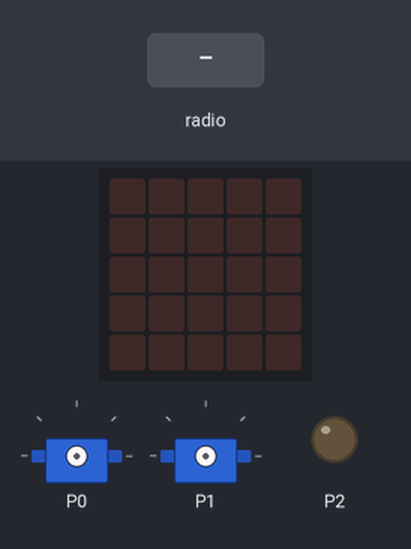
Simulated run of this program. Board: BBC micro:bit (MakeCode). Parts: the board's 5×5 LED display, 2 × servo, output pins drawn as LEDs (lit = HIGH). Inputs (shaded band) come from the test bench.

Above: at 1.2 s.
1.3 s: radio message "frem" arrives
At 2.9 s:
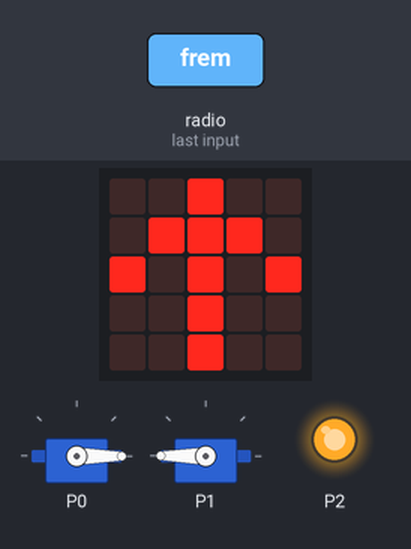
3.2 s: radio message "stopp" arrives
At 4.4 s:
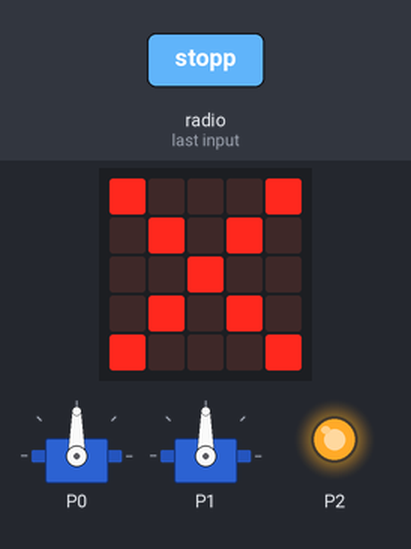
5.1 s: radio message "hoyre" arrives
At 5.8 s:
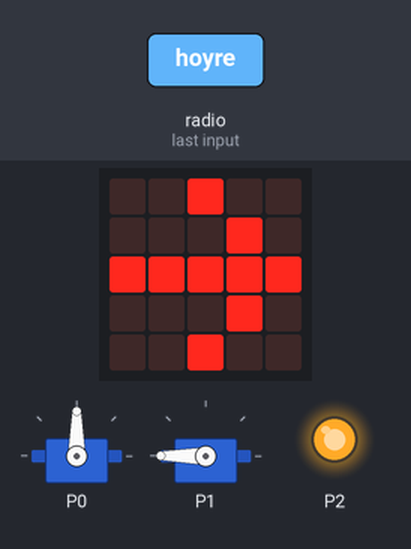
7.0 s: radio message "venstre" arrives
At 8.5 s:
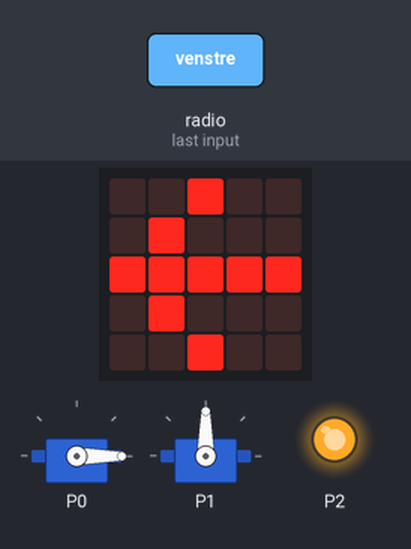
Timing chart, 0 to 9.9 s (numbered marks = the images above; inputs shaded):
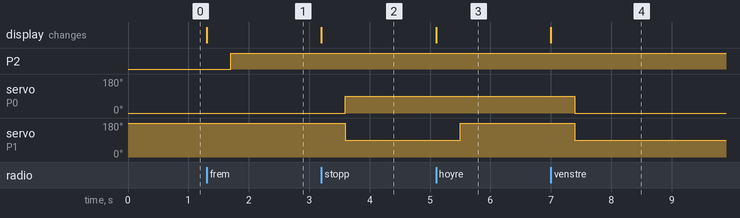

Measured:
- after the input at 1.3 s, P2: LOW → HIGH after 0.40 s; the display: changes at once (image 1)
- after the input at 3.2 s, servo on P0: 0° → 90° after 0.40 s; servo on P1: 180° → 90° after 0.40 s; the display: changes at once (image 2)
- after the input at 5.1 s, servo on P1: 90° → 180° after 0.40 s; the display: changes at once (image 3)
- after the input at 7.0 s, servo on P0: 90° → 0° after 0.40 s; servo on P1: 180° → 90° after 0.40 s; the display: changes at once (image 4)

The program:

main.ts
```typescript
radio.onReceivedString(function (receivedString) {
    if (receivedString == "frem") {
        basic.showLeds(`
            . . # . .
            . # # # .
            # . # . #
            . . # . .
            . . # . .
            `)
        pins.digitalWritePin(DigitalPin.P2, 1)
        pins.servoWritePin(AnalogPin.P0, 0)
        pins.servoWritePin(AnalogPin.P1, 180)
    } else if (receivedString == "stopp") {
        basic.showLeds(`
            # . . . #
            . # . # .
            . . # . .
            . # . # .
            # . . . #
            `)
        pins.servoWritePin(AnalogPin.P0, 90)
        pins.servoWritePin(AnalogPin.P1, 90)
    } else if (receivedString == "hoyre") {
        basic.showLeds(`
            . . # . .
            . . . # .
            # # # # #
            . . . # .
            . . # . .
            `)
        pins.servoWritePin(AnalogPin.P0, 90)
        pins.servoWritePin(AnalogPin.P1, 180)
    } else if (receivedString == "venstre") {
        basic.showLeds(`
            . . # . .
            . # . . .
            # # # # #
            . # . . .
            . . # . .
            `)
        pins.servoWritePin(AnalogPin.P0, 0)
        pins.servoWritePin(AnalogPin.P1, 90)
    }
})
radio.setGroup(69)
```

test.ts
```typescript
// testene settes inn her; disse vil ikke kompilert så lenge denne pakken blir brukt som en utvidelse.
```
